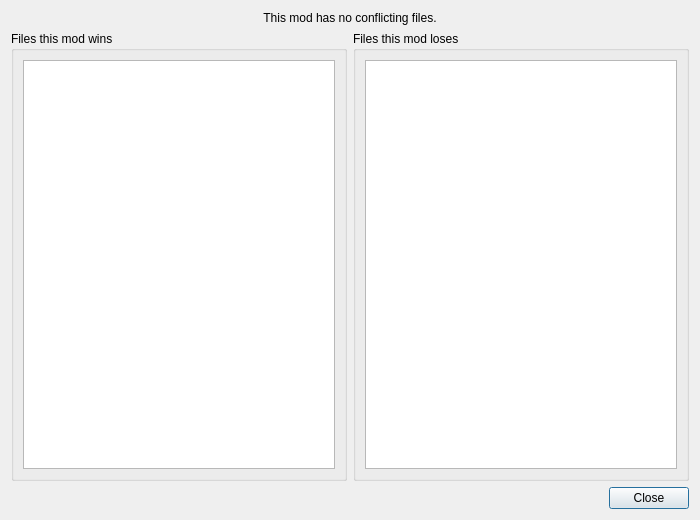
<?xml version="1.0" encoding="UTF-8"?>
<ui version="4.0">
 <class>ConflictDetailDialog</class>
 <widget class="QDialog" name="ConflictDetailDialog">
  <property name="geometry">
   <rect>
    <x>0</x>
    <y>0</y>
    <width>700</width>
    <height>520</height>
   </rect>
  </property>
  <property name="windowTitle">
   <string>Conflict Detail</string>
  </property>
  <layout class="QVBoxLayout" name="main_layout">
   <item>
    <widget class="QLabel" name="no_conflicts_label">
     <property name="text">
      <string>This mod has no conflicting files.</string>
     </property>
     <property name="alignment">
      <set>Qt::AlignCenter</set>
     </property>
     <property name="visible">
      <bool>false</bool>
     </property>
    </widget>
   </item>
   <item>
    <layout class="QHBoxLayout" name="lists_layout">
     <item>
      <widget class="QGroupBox" name="wins_group">
       <property name="title">
        <string>Files this mod wins</string>
       </property>
       <layout class="QVBoxLayout" name="wins_layout">
        <item>
         <widget class="QListWidget" name="wins_list">
          <property name="toolTip">
           <string>Files where this mod's version is deployed (it is last in load order for these files)</string>
          </property>
          <property name="selectionMode">
           <enum>QAbstractItemView::SingleSelection</enum>
          </property>
          <property name="sortingEnabled">
           <bool>true</bool>
          </property>
         </widget>
        </item>
       </layout>
      </widget>
     </item>
     <item>
      <widget class="QGroupBox" name="losses_group">
       <property name="title">
        <string>Files this mod loses</string>
       </property>
       <layout class="QVBoxLayout" name="losses_layout">
        <item>
         <widget class="QListWidget" name="losses_list">
          <property name="toolTip">
           <string>Files where another mod (shown after the arrow) overwrites this mod's version</string>
          </property>
          <property name="selectionMode">
           <enum>QAbstractItemView::SingleSelection</enum>
          </property>
          <property name="sortingEnabled">
           <bool>true</bool>
          </property>
         </widget>
        </item>
       </layout>
      </widget>
     </item>
    </layout>
   </item>
   <item>
    <widget class="QDialogButtonBox" name="buttonBox">
     <property name="orientation">
      <enum>Qt::Horizontal</enum>
     </property>
     <property name="standardButtons">
      <set>QDialogButtonBox::Close</set>
     </property>
    </widget>
   </item>
  </layout>
 </widget>
 <resources/>
 <connections>
  <connection>
   <sender>buttonBox</sender>
   <signal>rejected()</signal>
   <receiver>ConflictDetailDialog</receiver>
   <slot>reject()</slot>
   <hints>
    <hint type="sourcelabel">
     <x>350</x>
     <y>490</y>
    </hint>
    <hint type="destinationlabel">
     <x>350</x>
     <y>260</y>
    </hint>
   </hints>
  </connection>
 </connections>
</ui>
